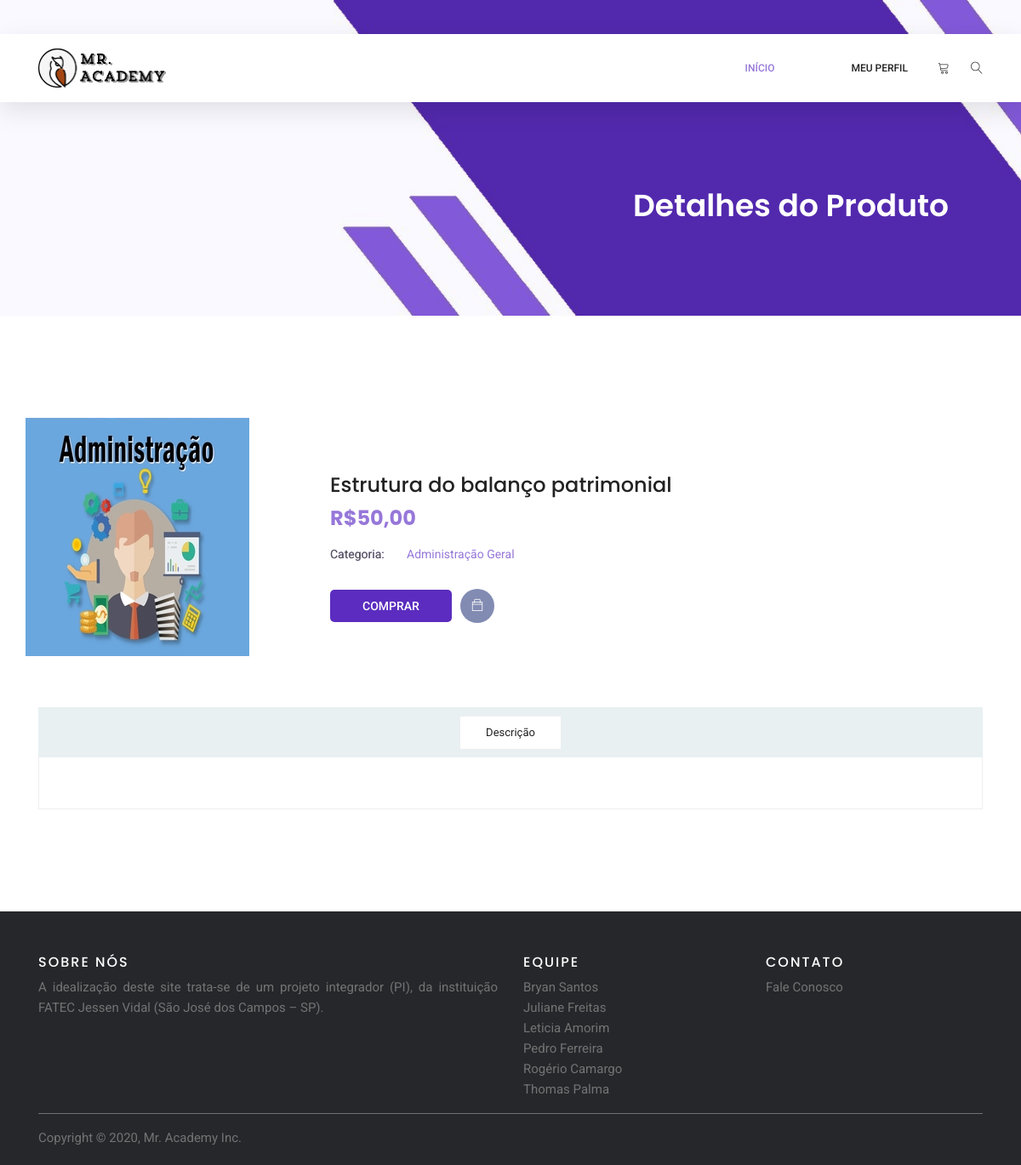
The app's page /src/carousel/single-product.php?id=29, older data.
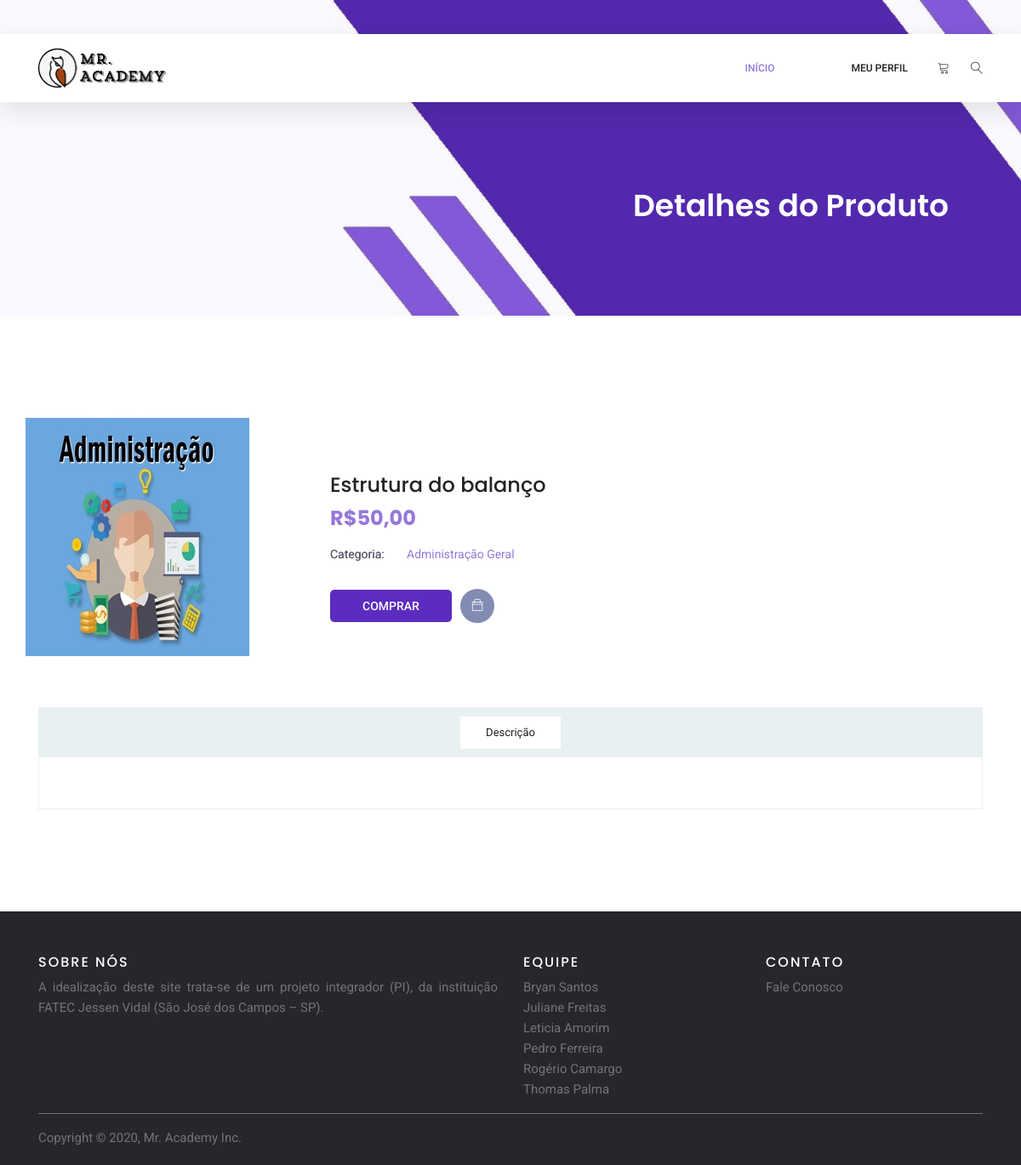
The same page, newer data.
### tables this page shows
CREATE TABLE `arquivos` (
  `id` int(11) NOT NULL,
  `nome_arquivo` varchar(100) NOT NULL,
  `caminho` varchar(255) NOT NULL,
  `disciplina` varchar(100) NOT NULL,
  `descricao` text NOT NULL,
  `extensao_arquivo` varchar(5) NOT NULL,
  `titulo_produto` varchar(250) NOT NULL,
  `preco` varchar(100) NOT NULL
);

### src/carousel/single-product.php (the view, shortened to what this page needs)
<?php
	include("conexao.php");
	$id = $_REQUEST['id'];
	$result_produtos = "SELECT * FROM arquivos WHERE id = $id";
	$resultado_produtos = mysqli_query($conexao, $result_produtos);
	$infos_produto = mysqli_fetch_assoc($resultado_produtos);
?>
<!DOCTYPE html>
<html lang="pt-br">
<head>
  <link rel="stylesheet" href="css/linearicons.css">
  <link rel="stylesheet" href="css/themify-icons.css">
  <link rel="stylesheet" href="css/bootstrap.css">
  <link rel="stylesheet" href="css/owl.carousel.css">
  <link rel="stylesheet" href="css/main.css">
  <link href="carousel.css" rel="stylesheet">
</head>
<body>
	<header class="header_area sticky-header">
		<div class="main_menu">
			<nav class="navbar navbar-expand-lg navbar-light main_box">
				<div class="container">
					<a class="navbar-brand logo_h" href="produtos.php"><img src="imagens/logo.png" width="150px"></a>
					<div class="collapse navbar-collapse offset" id="navbarSupportedContent">
						<ul class="nav navbar-nav menu_nav ml-auto">
							<li class="nav-item active"><a class="nav-link" href="produtos.php">Início</a></li>
							<li class="nav-item submenu dropdown">
								<a href="#" class="nav-link dropdown-toggle" data-toggle="dropdown" role="button" aria-haspopup="true"
								 aria-expanded="false">Meu Perfil</a>
						</ul>
						<ul class="nav navbar-nav navbar-right">
							<li class="nav-item"><a href="#" class="cart"><span class="lnr lnr-cart"></span></a></li>
							<li class="nav-item">
								<button class="search"><span class="lnr lnr-magnifier" id="search"></span></button>
							</li>
						</ul>
					</div>
				</div>
			</nav>
		</div>
	</header>
	<section class="banner-area organic-breadcrumb">
		<div class="container">
			<div class="breadcrumb-banner d-flex flex-wrap align-items-center justify-content-end">
				<div class="col-first">
					<h1>Detalhes do Produto</h1>
				</div>
			</div>
		</div>
	</section>
	<div class="product_image_area">
		<div class="container">
			<div class="row s_product_inner">
				<?php
				if ($infos_produto["disciplina"] == "Português") {
					echo '<img src="imagens/produtos/p7.jpg" alt="">';
				}
				else if ($infos_produto["disciplina"] == "Inglês") {
					echo '<img src="imagens/produtos/p1.jpg" alt="">';
				}
				else if ($infos_produto["disciplina"] == "Matemática Discreta") {
					echo '<img src="imagens/produtos/p6.jpg" alt="">';
				}
				else if ($infos_produto["disciplina"] == "Laboratório de Hardware") {
					echo '<img src="imagens/produtos/p4.jpg" alt="">';
				}
				else if ($infos_produto["disciplina"] == "Administração Geral") {
					echo '<img src="imagens/produtos/p3.jpg" alt="">';
				}
				?>
				<div class="col-lg-5 offset-lg-1">
					<div class="s_product_text">
						<h3><?php echo($infos_produto["titulo_produto"]); ?></h3>
						<h2><?php echo($infos_produto["preco"]); ?></h2>
						<ul class="list">
							<li><a class="active" href="#"><span>Categoria:</span><?php echo($infos_produto["disciplina"]); ?></a></li>
							<br>
							<div class="card_area d-flex align-items-center">
								<a class="primary-btn" href="#">Comprar</a>
								<a class="icon_btn" href="#"><i class="ti-bag"></i></a>
							</ul>
						</div>
					</div>
				</div>
			</div>
		</div>
	<section class="product_description_area">
		<div class="container">
			<ul class="nav nav-tabs" id="myTab" role="tablist">
				<li class="nav-item">
					<a class="nav-link" id="home-tab" data-toggle="tab" href="#home" role="tab" aria-controls="home" aria-selected="true">Descrição</a>
				</li>
			</ul>
			<div class="tab-content" id="myTabContent">
				</div>
			</div>
		</section>
    <footer class="site-footer">
      <div class="container">
        <div class="row">
          <div class="col-sm-12 col-md-6">
            <h6>Sobre nós</h6>
            <p class="text-justify">A idealização deste site trata-se de um projeto integrador (PI), da instituição FATEC Jessen Vidal (São José dos Campos – SP).</p>
          </div>
          <div class="col-xs-6 col-md-3">
            <h6>Equipe</h6>
            <ul class="footer-links">
   			  <li><a href="https://www.linkedin.com/in/bryan-santos-77b53317b/" target="_blank">Bryan Santos</a></li>
              <li><a href="https://www.linkedin.com/in/juliane-freitas-9b6287163/" target="_blank">Juliane Freitas</a></li>
              <li><a href="https://www.linkedin.com/in/leticia-amorim-4761b1185/" target="_blank">Leticia Amorim</a></li>
              <li><a href="https://www.linkedin.com/in/pedro-ferreira-6a8417190/" target="_blank">Pedro Ferreira</a></li>
              <li><a href="https://www.linkedin.com/in/rogério-camargo-3a01191a5/" target="_blank">Rogério Camargo</a></li>
              <li><a href="https://www.linkedin.com/in/thomas-palma-0764b81b3/" target="_blank">Thomas Palma</a></li>
            </ul>
          </div>
          <div class="col-xs-6 col-md-3">
            <h6>Contato</h6>
            <ul class="footer-links">
              <li><a href="contato.php">Fale Conosco</a></li>
         	</ul>
          </div>
        </div>
        <hr>
      </div>
      <div class="container">
        <div class="row">
          <div class="col-md-8 col-sm-6 col-xs-12">
            <p class="copyright-text">Copyright © 2020, Mr. Academy Inc. <a href="#"></a></p>
</footer>
</body>
</html>

Row changes from the older to the newer data that the page shows:
changed arquivos "Administração Geral": titulo_produto "Estrutura do balanço patrimonial" → "Estrutura do balanço"
